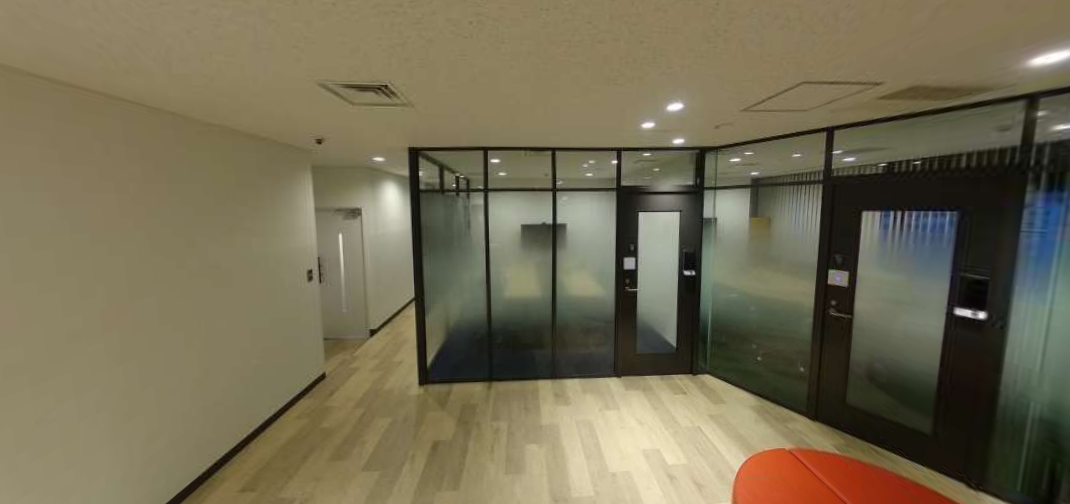
#> input picture saize/img/image4.png, 1070 x 504 px
$ python final_saize.py
#> lines starting #> are read from the running program, lines starting #| are printed output that depends on the picture
import cv2
import numpy as np

def local_feature_matching(img1, img2, grid_size=(2, 2)):
    # SIFT特徴量抽出器の初期化
    sift = cv2.SIFT_create()

    # 画像をグリッドに分割
    h1, w1 = img1.shape[:2]
    h2, w2 = img2.shape[:2]
    cell_h1, cell_w1 = h1 // grid_size[0], w1 // grid_size[1]
    cell_h2, cell_w2 = h2 // grid_size[0], w2 // grid_size[1]

    all_matches = []
    all_kp1 = []
    all_kp2 = []

    for i in range(grid_size[0]):
        for j in range(grid_size[1]):
            # 各グリッドセルの領域を定義
            roi1 = img1[i*cell_h1:(i+1)*cell_h1, j*cell_w1:(j+1)*cell_w1]
            roi2 = img2[i*cell_h2:(i+1)*cell_h2, j*cell_w2:(j+1)*cell_w2]

            # 各領域で特徴点と特徴量を抽出
            kp1, des1 = sift.detectAndCompute(roi1, None)
            kp2, des2 = sift.detectAndCompute(roi2, None)

            # 特徴量マッチング
            bf = cv2.BFMatcher()
            matches = bf.knnMatch(des1, des2, k=2)

            # Lowe's ratio testを適用
            good_matches = []
            for m, n in matches:
                if m.distance < 0.75 * n.distance:
                    good_matches.append(m)

            # マッチング結果を全体のリストに追加
            all_matches.extend(good_matches)
            all_kp1.extend(kp1)
            all_kp2.extend(kp2)

    # マッチング結果の描画 (ループの外側で実行)
    img_matches = cv2.drawMatches(img1, all_kp1, img2, all_kp2, all_matches, None, flags=cv2.DrawMatchesFlags_NOT_DRAW_SINGLE_POINTS)

    return all_matches, img_matches

# 画像の読み込み
img1 = cv2.imread('img/image4.png', cv2.IMREAD_GRAYSCALE)
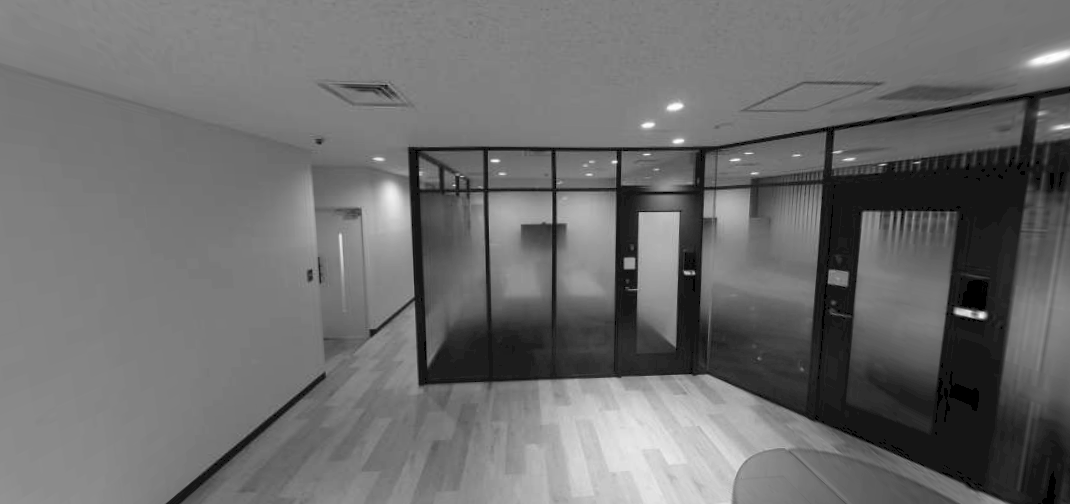
#> img1: shape (504, 1070); min 0, max 255, mean 109
img2 = cv2.imread('img/image3.png', cv2.IMREAD_GRAYSCALE)
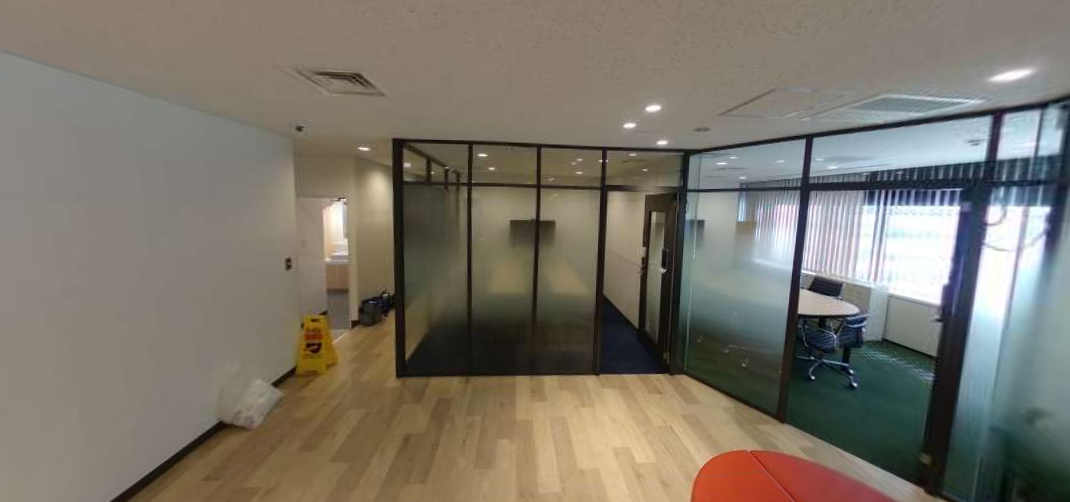
#> input picture saize/img/image3.png, 1070 x 502 px
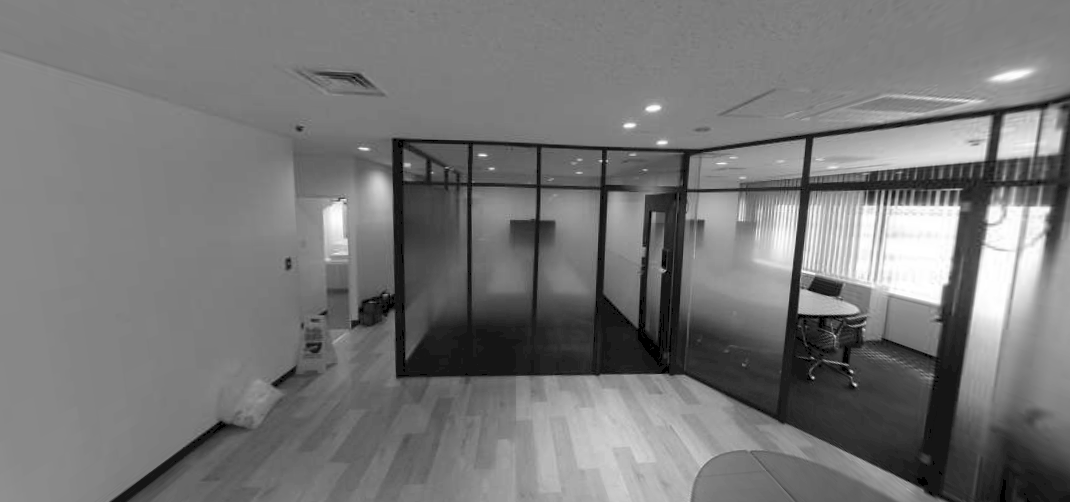
#> img2: shape (502, 1070); min 0, max 255, mean 118.4

# 局所領域でのマッチング実行
matches, img_matches = local_feature_matching(img1, img2)
#> after the loop in local_feature_matching, `for i in range(grid_size[0]):`:
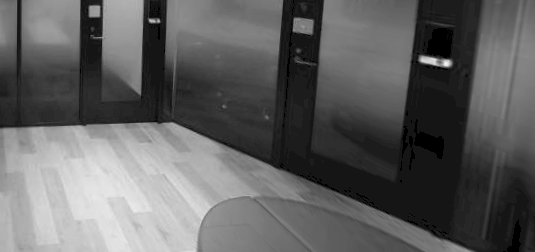
#> roi1: shape (252, 535); min 0, max 248, mean 96.3
#> after the loop in local_feature_matching, `for i in range(grid_size[0]):`:
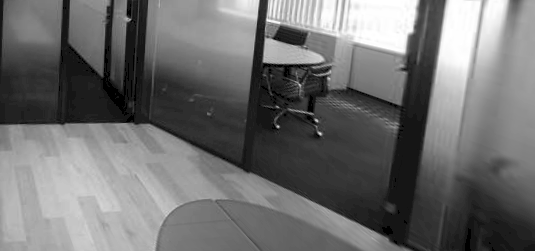
#> roi2: shape (251, 535); min 0, max 255, mean 110.5
#> after the loop in local_feature_matching, `for i in range(grid_size[0]):`: all_kp1 = 628 keypoints; strongest (x, y, size): (447, 63, 5.6), (152, 21, 3.5), (143, 141, 5.9), (158, 21, 2.3); all_kp2 = 917 keypoints; strongest (x, y, size): (320, 133, 2.3), (278, 126, 2), (316, 120, 2.2), (291, 36, 14.9); all_matches = 115 matches
#> in local_feature_matching, `img_matches = cv2.drawMatches(img1, all_kp1, img2, all_kp2, all_matche..`:
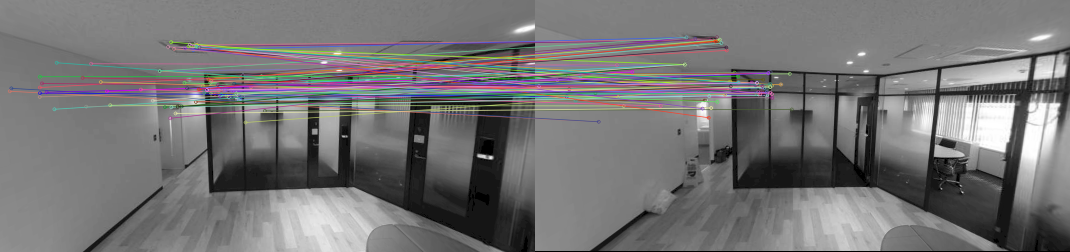
#> img_matches: shape (504, 2140, 3) (shown at 1/2 size); mean of channels 0, 1, 2 116.3, 115.6, 116.7; drawn as B, G, R
#> matches = 115 matches

# 結果の表示
cv2.imshow('Matches', img_matches)
cv2.waitKey(0)
cv2.destroyAllWindows()
